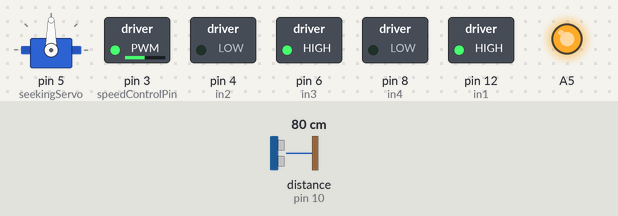
Recording of a sketch running on a simulated Arduino Nano, built with avr-gcc and run on an emulated ATmega328P. On the bench: servo, switched loads named in the sketch (green lamp = pin HIGH), output pins drawn as LEDs (lit = HIGH). Wiring (inferred from the names in the program): ultrasonic range finder: trigger A1; echo pin 10. The test bench sets the inputs (shaded band); at power-on: distance to the obstacle (sensor on pin 10) 80 cm. The echo pulse lasts 58.3 µs per cm; random numbers use the default seed unless the sketch sets one; pins used as bus, display or sensor lines are not drawn.

Above: at 5.2 s.
5.3 s: distance to the obstacle (sensor on pin 10) set to 29 cm
6.8 s: distance to the obstacle (sensor on pin 10) set to 23 cm
At 7.7 s:
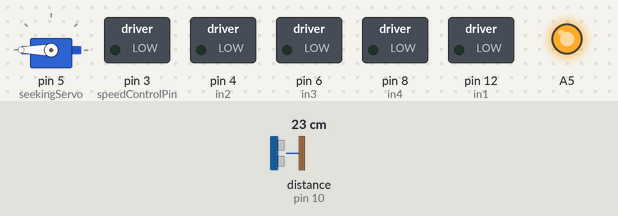
9.8 s: distance to the obstacle (sensor on pin 10) set to 35 cm
At 11.8 s:
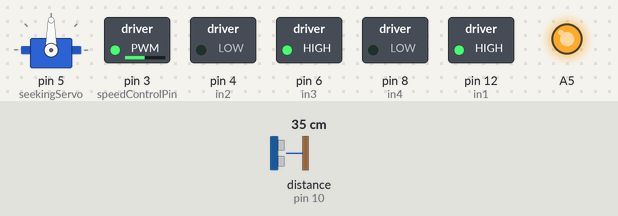
12.1 s: distance to the obstacle (sensor on pin 10) set to 2 cm
At 13.7 s:
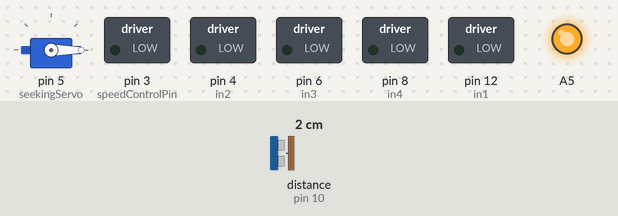
15.1 s: distance to the obstacle (sensor on pin 10) set to 60 cm
At 16.9 s:
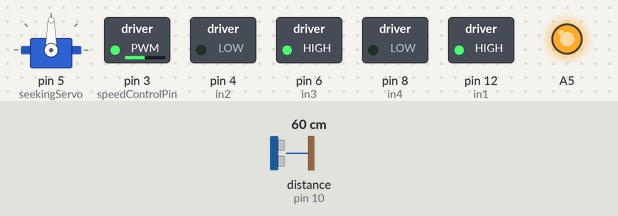
Timing chart, 0 to 18.4 s (numbered marks = the images above; inputs shaded):
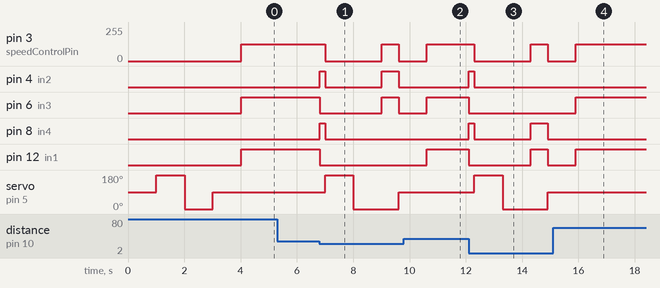

The sketch:

robotCar1.0.ino
```cpp
#include <Servo.h>
int forwardDistance;
int leftDistance;
int rightDistance;
const int speedControlPin=3;
const int in1=12;
const int in2=4;
const int in3=6;
const int in4=8;
int pwm=125;
int degree90=300;
int degree180=600;
int trigPin=A1;
int echoPin=10;
int startDistance=25;
int stopDistance=25;
int leftOrRight;
Servo seekingServo;

void moveForward(int speed){
  analogWrite(speedControlPin,speed);
  digitalWrite(in1,HIGH);
  digitalWrite(in3,HIGH);
  digitalWrite(in2,LOW);
  digitalWrite(in2,LOW);
}
void moveBackward(int speed){
  analogWrite(speedControlPin,speed);
  digitalWrite(in1,LOW);
  digitalWrite(in3,LOW);
  digitalWrite(in2,HIGH);
  digitalWrite(in4,HIGH);
}
int moveRight(int speed){
  analogWrite(speedControlPin,speed);
  digitalWrite(in1,HIGH);
  digitalWrite(in4,HIGH);
  digitalWrite(in2,LOW);
  digitalWrite(in3,LOW);
  return 2;
}
int moveLeft(int speed){
  analogWrite(speedControlPin,speed);
  digitalWrite(in2,HIGH);
  digitalWrite(in3,HIGH);
  digitalWrite(in1,LOW);
  digitalWrite(in4,LOW);
  return 1;
}
int stop(int speed){
  analogWrite(speedControlPin,speed);
  digitalWrite(in1,LOW);
  digitalWrite(in2,LOW);
  digitalWrite(in3,LOW);
  digitalWrite(in4,LOW);
  return 0;
}
void setOutput(){
  pinMode(in1,OUTPUT);
  pinMode(in2,OUTPUT);
  pinMode(in3,OUTPUT);
  pinMode(in4,OUTPUT);
  pinMode(trigPin,OUTPUT);
  pinMode(echoPin,INPUT);
}
int ultrasonicSeek(){
  digitalWrite(trigPin,HIGH);
  delayMicroseconds(10);
  digitalWrite(trigPin,LOW);
  int ultrasonicWait=pulseIn(echoPin,HIGH);
  int distance=ultrasonicWait*0.034/2;
  return distance;
}
int seekLeft(){
  seekingServo.write(180);
  delay(1000);
  digitalWrite(trigPin,HIGH);
  delayMicroseconds(10);
  digitalWrite(trigPin,LOW);
  int seekLeftWait=pulseIn(echoPin,HIGH);
  int seekLeftDistance=seekLeftWait*0.034/2;
  seekingServo.write(180);
  return seekLeftDistance;
}
int seekRight(){
  seekingServo.write(0);
  delay(1000);
  digitalWrite(trigPin,HIGH);
  delayMicroseconds(10);
  digitalWrite(trigPin,LOW);
  int seekRightWait=pulseIn(echoPin,HIGH);
  int seekRightDistance=seekRightWait*0.034/2;
  seekingServo.write(0);
  return seekRightDistance;
}
int seekForward(){
  seekingServo.write(90);
  delay(1000);
  digitalWrite(trigPin,HIGH);
  delayMicroseconds(10);
  digitalWrite(trigPin,LOW);
  int seekForwardWait=pulseIn(echoPin,HIGH);
  int seekForwardDistance=seekForwardWait*0.034/2;
  seekingServo.write(90);
  return seekForwardDistance;
}
int fasterSeekForward(){
  //this function assumes that you are already in servo.write(90);
  digitalWrite(trigPin,HIGH);
  delayMicroseconds(10);
  digitalWrite(trigPin,LOW);
  int fasterSeekForwardWait=pulseIn(echoPin,HIGH);
  int fasterSeekForwardDistance=fasterSeekForwardWait*0.034/2;

  return fasterSeekForwardDistance;

}
void correctiveMechanism(){
  stop(0);
  forwardDistance=seekForward();
  leftDistance=seekLeft();
  rightDistance=seekRight();
  if(forwardDistance>=startDistance){
  }
  else if(leftDistance>startDistance&rightDistance>startDistance){
    leftOrRight=random(1,3);
    switch (leftOrRight){
      case 1:
      moveLeft(pwm);
      delay(degree90);
      stop(0);
      break;
      case 2:
      moveRight(pwm);
      delay(degree90);
      stop(0);
      break;
    }
  }
    else if(leftDistance>startDistance){
      moveLeft(pwm);
      delay(degree90);
      stop(0);
    }
    else if(rightDistance>startDistance){
      moveRight(pwm);
      delay(degree90);
      stop(0);
    }
    else {
      leftOrRight=random(1,3);
      switch (leftOrRight){
        case 1:
        moveLeft(pwm);
        delay(degree180);
        stop(0);
        break;
        case 2:
        moveRight(pwm);
        delay(degree180);
        stop(0);
        break;
      }
  }
  seekingServo.write(90);
  delay(1000);
}
void leftRightOnlyCorrectiveMechanism(){
  stop(0);
  leftDistance=seekLeft();
  rightDistance=seekRight();
  if(leftDistance>startDistance&rightDistance>startDistance){
    leftOrRight=random(1,3);
    switch (leftOrRight){
      case 1:
      moveLeft(pwm);
      delay(degree90);
      stop(0);
      break;
      case 2:
      moveRight(pwm);
      delay(degree90);
      stop(0);
      break;
    }
  }
    else if(leftDistance>startDistance){
      moveLeft(pwm);
      delay(degree90);
      stop(0);
    }
    else if(rightDistance>startDistance){
      moveRight(pwm);
      delay(degree90);
      stop(0);
    }
    else {
      leftOrRight=random(1,3);
      switch (leftOrRight){
        case 1:
        moveLeft(pwm);
        delay(degree180);
        stop(0);
        break;
        case 2:
        moveRight(pwm);
        delay(degree180);
        stop(0);
        break;
      }
   }
   seekingServo.write(90);
   delay(1000);
}


void setup() {
  // put your setup code here, to run once:
  pinMode(A5,OUTPUT);
  pinMode(A7,OUTPUT);
  digitalWrite(A5,HIGH);
  digitalWrite(A7,HIGH);
  setOutput();
  Serial.begin(9600);
  seekingServo.attach(5);
  randomSeed(analogRead(A0));
  correctiveMechanism();
}
void loop(){
  moveForward(pwm);
  for(long i=0; i<1000;){
  if(fasterSeekForward()<=stopDistance){
      moveBackward(pwm);
      delay(200);
      stop(0);
      leftRightOnlyCorrectiveMechanism();
      stop(0);
      break;
    }
    delay(5);
  }
}
```

Measured:
- the behaviour switches between 27 and 26 cm on distance to the obstacle (sensor on pin 10) (found by bisection; images 0 and 1)
- after the input at 5.3 s, every drawn part: stays the same
- after the input at 6.8 s, pin 3 (speedControlPin): 125/255 → 0/255 after 0.21 s, → 125/255 2.0 s later, → 0/255 0.60 s later; pin 4 (in2): LOW → HIGH at once, → LOW 0.20 s later, → HIGH 2.0 s later, → LOW 0.60 s later
- after the input at 9.8 s, pin 6 (in3), pin 12 (in1): LOW → HIGH after 0.81 s
- after the input at 12.1 s, pin 3 (speedControlPin): 125/255 → 0/255 after 0.21 s, → 125/255 2.0 s later, → 0/255 0.60 s later; pin 4 (in2): LOW → HIGH at once, → LOW 0.20 s later
- after the input at 15.1 s, pin 12 (in1): LOW → HIGH after 0.81 s
